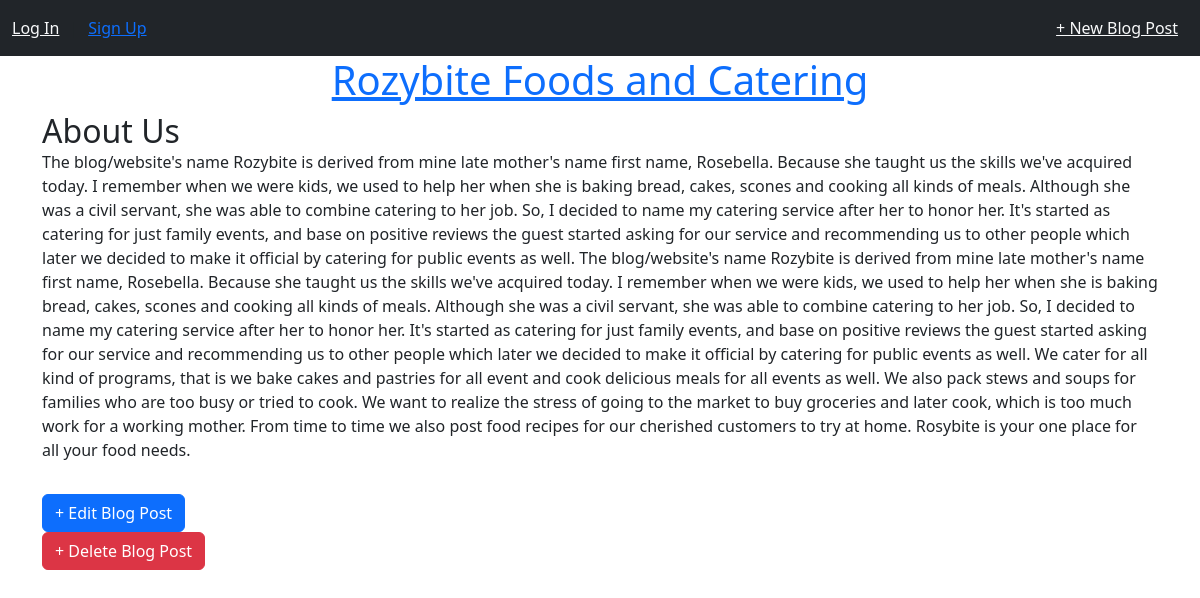
The app's page /post/1/ with its own data.
### blog/models.py (models this page shows, shortened)
class Post(models.Model):
    title = models.CharField(max_length=200)
    author = models.ForeignKey(
        "auth.User",
        on_delete=models.CASCADE,
    )
    body = models.TextField()

### blog/views.py (the view)
# urls.py: path("post/<int:pk>/", BlogDetailView.as_view(), name="post_detail"),
class BlogDetailView(DetailView):
    model = Post
    template_name = "post_detail.html"

### templates/post_detail.html
{% extends "base.html" %}
{% block content %}
<div class="post-entry">
  <p class="h2">{{ post.title }}</p>
  <p>{{ post.body }}</p>
</div>
<a class="btn btn-primary" href="{% url 'post_edit' post.pk %}">+ Edit Blog Post </a><br/>
<a class="btn btn-danger" href="{% url 'post_delete' post.pk %}">+ Delete Blog Post</a>
{% endblock content %}

### static/css/base.css (style rules this page uses)
body { font-family: 'Source Sans Pro', sans-serif; font-size: 18px; }
.post-entry { margin-bottom: 2rem; }
.post-entry p { margin: 0; font-weight: 400; }

### records on screen
Post: title "About Us", body "The blog/website's name Rozybite is derived from mine late mother's name first name, Rosebella. Because she taught us the skills we've acquired today. I remember when we were kids, we used to help her when she is baking bread, cakes, scones and cooking all kinds of meals. Although she was a civil servant, she was able to combine catering to her job. So, I decided to name my catering service after her to honor her. It's started as catering for just family events, and base on positive reviews the guest started asking for our service and recommending us to other people which later we decided to make it official by catering for public events as well. The blog/website's name Rozybite is derived…"
